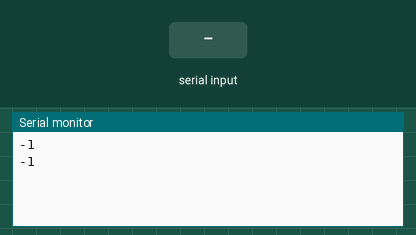
The sketch below on a simulated Arduino Uno, built with avr-gcc and run on an emulated ATmega328P. On the bench: the last lines printed to the serial monitor. The inputs (shaded band) are chosen by the test bench.

Above: at 1.2 s.
1.3 s: byte 30 received over Serial
At 2.6 s:
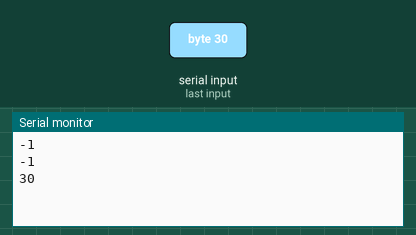
2.8 s: byte 90 received over Serial
At 3.8 s:
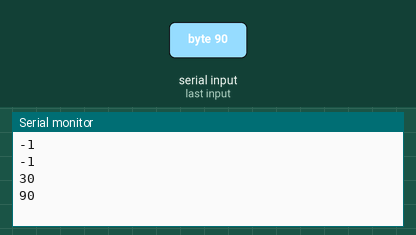
4.3 s: byte 120 received over Serial
At 5.8 s:
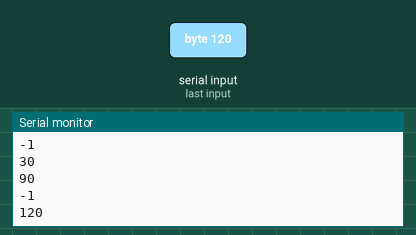
Timing chart, 0 to 7.3 s (numbered marks = the images above; inputs shaded):
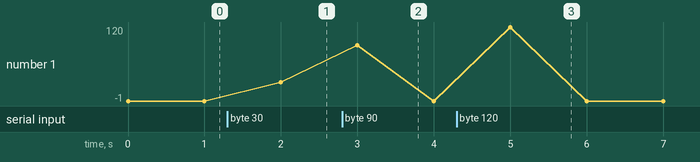

Measured:
- after the input at 1.3 s, the serial monitor: prints a new line after 0.70 s (image 1)
- after the input at 2.8 s, the serial monitor: prints a new line after 0.20 s (image 2)
- after the input at 4.3 s, the serial monitor: prints a new line after 0.70 s (image 3)
- plotted number 1: -1 → 30 after the input at 1.3 s

The sketch:

Arduino_as_Reciver.ino
```cpp
int data; //Initialized variable to store recieved data

void setup() {
  //Serial Begin at 9600 Baud
  Serial.begin(9600);
}

void loop() {
  data = Serial.read(); //Read the serial data and store it
  Serial.println(data);
  delay(1000);
}
```
